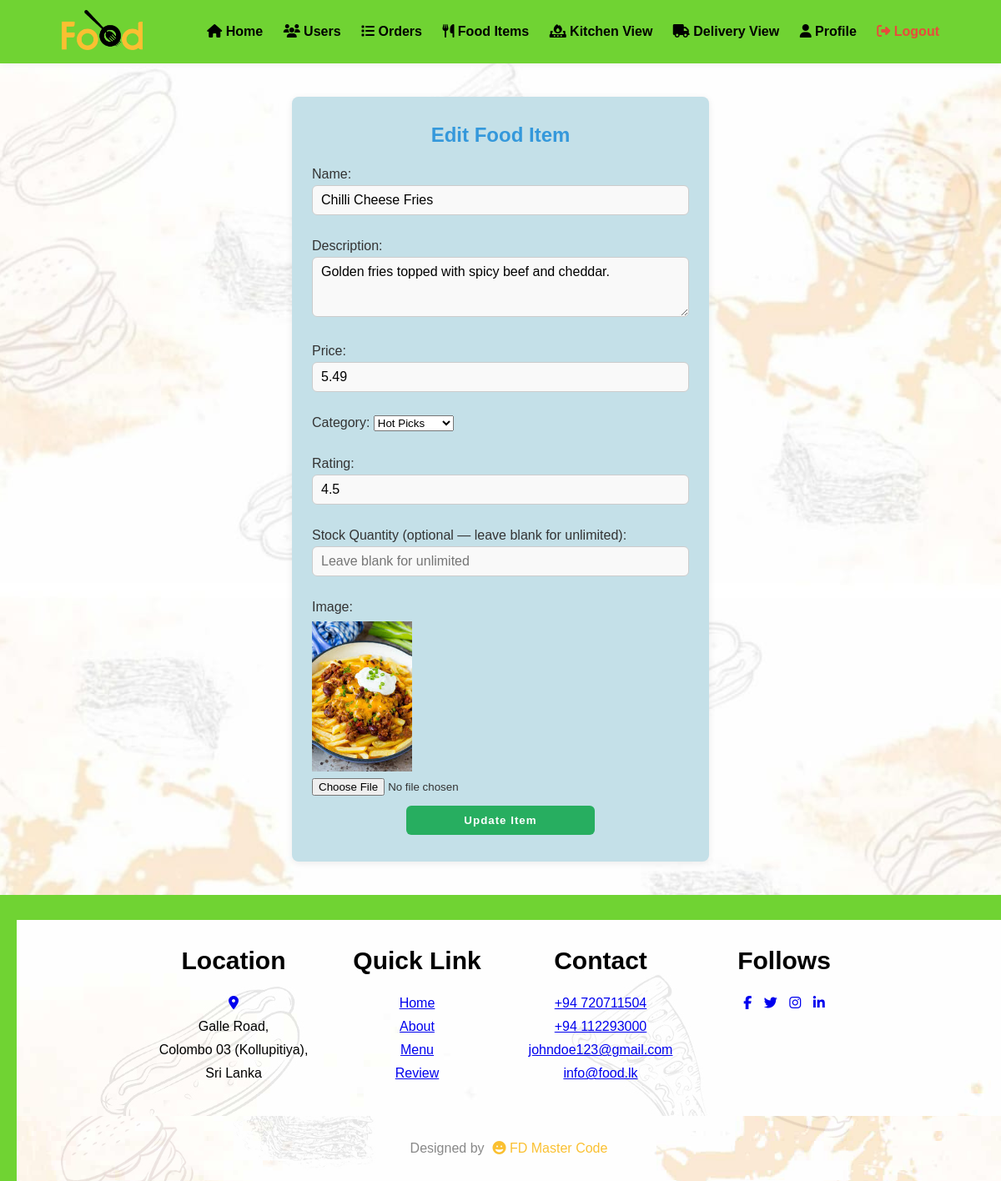
The page /crud/update_food.php?id=2 (signed in) on the database its author committed.
### tables this page shows
CREATE TABLE IF NOT EXISTS food_items (
    Item_ID         INT AUTO_INCREMENT PRIMARY KEY,
    Name            VARCHAR(150) NOT NULL,
    Description     TEXT,
    Price           DECIMAL(10,2) NOT NULL,
    Image           VARCHAR(255),
    Category        VARCHAR(100),
    Rating          DECIMAL(2,1) DEFAULT 0.0,
    available        TINYINT(1) NOT NULL DEFAULT 1,   
    Stock_Quantity  INT NULL    
);

### crud/update_food.php (the view, shortened to what this page needs)
<?php
include '../configure.php';
$id = intval($_GET['id']);
$stmt = $conn->prepare("SELECT Name, Description, Price, Image, Category, Rating, Stock_Quantity FROM food_items WHERE Item_ID=?");
$stmt->bind_param("i", $id);
$stmt->execute();
$stmt->bind_result($name, $description, $price, $image, $category, $rating, $stock);
?>
<!DOCTYPE html>
<html lang="en">
<head>
    <link rel="stylesheet" href="../style.css">
    <link rel="stylesheet" href="https://cdnjs.cloudflare.com/ajax/libs/font-awesome/6.5.0/css/all.min.css">
</head>
<body>
<?php include '../includes/admin_header.php'; ?>
<div class="admin-form-container">
    <h2>Edit Food Item</h2>
    <form class="admin-form" action="update_food.php?id=<?= $id ?>" method="POST" enctype="multipart/form-data">
        <label>
            Name:
            <input type="text" name="name" value="<?= htmlspecialchars($name) ?>" required>
        </label>
        <label>
            Description:
            <textarea name="description" rows="3"><?= htmlspecialchars($description) ?></textarea>
        </label>
        <label>
            Price:
            <input type="number" step="0.01" min="0.01" name="price" value="<?= htmlspecialchars($price) ?>" required>
        </label>
        <label>
            Category:
            <select name="category" required>
                <?php
                $categories = ['Hot Picks', 'Fast Food', 'Pizza', 'Main Dishes', 'Salads', 'Desserts', 'Beverages'];
                foreach ($categories as $cat) {
                    $selected = ($category === $cat) ? 'selected' : '';
                    echo "<option value=\"$cat\" $selected>$cat</option>";
                }
                ?>
            </select>
        </label>
        <br>
        <label>
            Rating:
            <input type="number" step="0.1" max="5" min="0" name="rating" value="<?= htmlspecialchars($rating) ?>" required>
        </label>
        <label>
            Stock Quantity (optional — leave blank for unlimited):
            <input type="number" step="1" min="0" name="stock" value="<?= htmlspecialchars($stock ?? '') ?>" placeholder="Leave blank for unlimited">
        </label>
        <label>
            Image: <br>
            <?php if (!empty($image)): ?>
                <img src="../image/<?= htmlspecialchars($image) ?>" alt="Current Image" style="max-width: 120px; display:block; margin: 8px 0;">
            <?php endif; ?>
            <input type="file" name="image" accept="image/*">
        </label>
        <input type="submit" value="Update Item">
    </form>
</div>
<?php include '../includes/footer.php'; ?>
</body>
</html>

### style.css (style rules this page uses)
* { margin: 0; padding: 0; box-sizing: border-box; font-family: sans-serif; }
html { scroll-behavior: smooth; }
body, html { width: 100%; max-width: 100vw; overflow-x: hidden; }
body { background-image: url(image/background.jpg); background-size: cover; background-position: center; }
h2 { color: #2c3e50; margin-bottom: 24px; text-align: center; }
.admin-form-container { max-width: 500px; margin: 40px auto; background: #c4e0e8; border-radius: 8px; box-shadow: 0 2px 8px rgba(0,0,0,0.08); padding: 32px 24px; }
.admin-form-container h2 { text-align: center; color: #3498db; margin-bottom: 24px; }
.admin-form label { display: block; margin-bottom: 12px; color: #333; font-weight: 500; }
.admin-form input[type="text"], .admin-form input[type="number"], .admin-form textarea { width: 100%; padding: 8px 10px; margin-top: 4px; margin-bottom: 16px; border: 1px solid #ccc; border-radius: 6px; background: #f9f9f9; font-size: 1rem; transition: border-color 0.2s; }
.admin-form input[type="submit"] { background: #27ae60; color: #fff; border: none; font-weight: bold; letter-spacing: 1px; cursor: pointer; transition: background 0.2s; padding: 10px 0; border-radius: 6px; width: 50%; display: block; margin: 0 auto; }

### rows shown on the page
food_items: name "Chilli Cheese Fries", description "Golden fries topped with spicy beef and cheddar.", price "5.49", rating "4.5", Image (picture)

### other values the page prints
form field category "Hot Picks"
